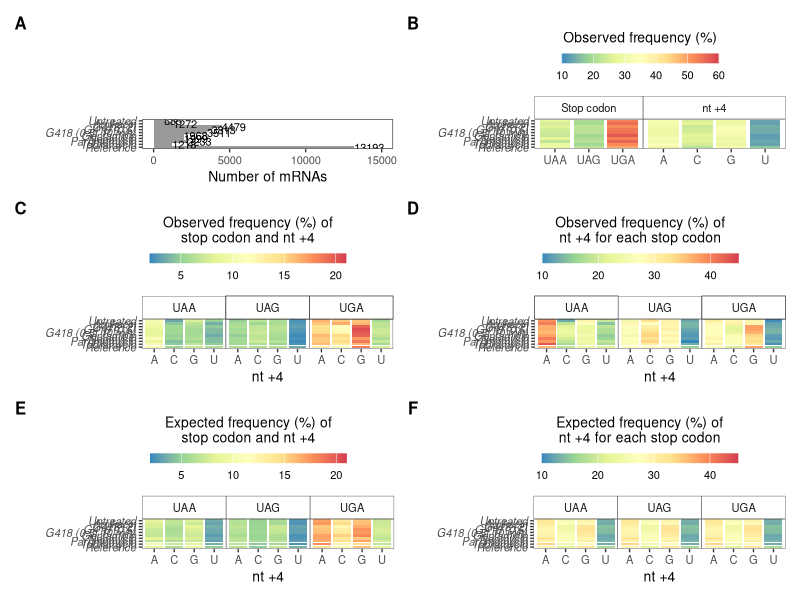

Write the R code that produced this figure.
# ----------------------------------------
# Figure S2
# ----------------------------------------

library(dplyr)
library(ggplot2)

stop4_chisq <- read.table("../Data/chisq_proportion_stop4.txt", header = TRUE)
stop4_chisq <- stop4_chisq %>% group_by(Sample, stop_codon) %>% mutate(total_by_stop = sum(observed_count))
stop4_chisq$expected_fraction_by_stop <- stop4_chisq$expected_count / stop4_chisq$total_by_stop
stop4_chisq$observed_fraction_by_stop <- stop4_chisq$observed_count / stop4_chisq$total_by_stop
stop4_chisq$Sample <- recode_factor(stop4_chisq$Sample, Untr = "Untreated", Amik = "Amikacin", 
                                    G418_2000 = "G418 (2)", G418_500 = "G418 (0.5)", G418_500_10min = "G418 (0.5, 10 min)",  
                                    Genta = "Gentamicin", Neo = "Neomycin", Parom = "Paromomycin", Tobra = "Tobramycin", 
                                    Reference = "Reference")

# Number of mRNAs in each group
dfn <- stop4_chisq %>% group_by(Sample) %>% summarise(n = sum(observed_count))
p_n <- ggplot(dfn, aes(x = n, y = Sample)) + 
  geom_col(fill = "#999999") + geom_text(aes(label = n), hjust = 0, size = 8/.pt) +
  scale_y_discrete(limits = rev(levels(stop4_chisq$Sample))) +
  coord_cartesian(xlim = c(0, 15000)) +
  xlab("Number of mRNAs") + ylab("") +
  theme_bw(base_size = 10) + 
  theme(panel.grid = element_blank(), axis.text.y = element_text(face = "italic"))

# Observed frequency of stop codon and nt +4 together
p_stop4_ob <- ggplot(stop4_chisq) +
  geom_tile(aes(x = nt_p04, y = Sample, fill = observed_fraction*100), height = 0.9, width = 0.9) +
  facet_grid(.~stop_codon) +
  scale_fill_distiller(name = "Observed frequency (%) of\nstop codon and nt +4", palette = "Spectral", limit = c(2, 21)) +
  scale_y_discrete(limits = rev(levels(stop4_chisq$Sample))) +
  xlab("nt +4") + ylab("") +
  theme_bw(base_size = 10) + 
  theme(panel.grid = element_blank(), panel.spacing = unit(0, "cm"), panel.border = element_rect(size = 0.25),
        legend.position = "top", legend.box = "horizontal", legend.title = element_text(hjust = 0.5, vjust = 1), legend.margin = margin(r = 1, unit = "cm"),
        axis.text.y = element_text(face = "italic"),
        strip.text.y = element_text(angle = 0), strip.background = element_rect(fill = "white", size = 0.25)) +
  guides(fill = guide_colourbar(order = 1, barwidth = unit(5, "cm"), barheight = unit(0.25, "cm"), 
                                title.position = "top"))

# Expected frequency of stop codon and nt +4 together
p_stop4_ex <- ggplot(stop4_chisq) +
  geom_tile(aes(x = nt_p04, y = Sample, fill = expected_fraction*100), height = 0.9, width = 0.9) +
  facet_grid(.~stop_codon) +
  scale_fill_distiller(name = "Expected frequency (%) of\nstop codon and nt +4", palette = "Spectral", limit = c(2, 21)) +
  scale_y_discrete(limits = rev(levels(stop4_chisq$Sample))) +
  xlab("nt +4") + ylab("") +
  theme_bw(base_size = 10) + 
  theme(panel.grid = element_blank(), panel.spacing = unit(0, "cm"), panel.border = element_rect(size = 0.25),
        legend.position = "top", legend.box = "horizontal", legend.title = element_text(hjust = 0.5, vjust = 1), legend.margin = margin(r = 1, unit = "cm"),
        axis.text.y = element_text(face = "italic"),
        strip.text.y = element_text(angle = 0), strip.background = element_rect(fill = "white", size = 0.25)) +
  guides(fill = guide_colourbar(order = 1, barwidth = unit(5, "cm"), barheight = unit(0.25, "cm"), 
                                title.position = "top"))

# Observed frequency of stop codon and nt +4, separately
df_stop <- stop4_chisq %>% group_by(Sample, stop_codon) %>% summarise(count = sum(observed_count))
df_stop <- df_stop %>% group_by(Sample) %>% mutate(fraction = count / sum(count))
colnames(df_stop)[2] <- "position"
df_stop$feature <- "Stop codon"
df_nt4 <- stop4_chisq %>% group_by(Sample, nt_p04) %>% summarise(count = sum(observed_count))
df_nt4 <- df_nt4 %>% group_by(Sample) %>% mutate(fraction = count / sum(count))
colnames(df_nt4)[2] <- "position"
df_nt4$feature <- "nt +4"
df <- rbind(df_stop, df_nt4)
df$feature <- factor(df$feature, levels = c("Stop codon", "nt +4"))

p_sep <- ggplot(df) +
  geom_tile(aes(x = position, y = Sample, fill = fraction*100), height = 0.9, width = 0.9) +
  facet_grid(.~feature, scales = "free_x", space = "free_x") +
  scale_fill_distiller(name = "Observed frequency (%)", palette = "Spectral", limit = c(10, 60)) +
  scale_y_discrete(limits = rev(levels(df_stop$Sample))) +
  xlab("") + ylab("") +
  theme_bw(base_size = 10) + 
  theme(panel.grid = element_blank(), panel.spacing = unit(0, "cm"), panel.border = element_rect(size = 0.25),
        legend.position = "top", legend.box = "horizontal", legend.title = element_text(hjust = 0.5, vjust = 1), legend.margin = margin(r = 1, unit = "cm"),
        axis.text.y = element_text(face = "italic"),
        strip.text.y = element_text(angle = 0), strip.background = element_rect(fill = "white", size = 0.25)) +
  guides(fill = guide_colourbar(order = 1, barwidth = unit(4, "cm"), barheight = unit(0.25, "cm"), 
                                title.position = "top"))

# Observed frequency, grouped by stop codon identity
p_ob <- ggplot(stop4_chisq) +
  geom_tile(aes(x = nt_p04, y = Sample, fill = observed_fraction_by_stop*100), height = 0.9, width = 0.9) +
  facet_grid(.~stop_codon) +
  scale_fill_distiller(name = "Observed frequency (%) of\nnt +4 for each stop codon", palette = "Spectral", limits = c(10, 45)) +
  scale_y_discrete(limits = rev(levels(stop4_chisq$Sample))) +
  xlab("nt +4") + ylab("") +
  theme_bw(base_size = 10) + 
  theme(panel.grid = element_blank(), panel.spacing = unit(0, "cm"), panel.border = element_rect(size = 0.25),
        legend.position = "top", legend.box = "horizontal", legend.title = element_text(hjust = 0.5, vjust = 1), legend.margin = margin(r = 1, unit = "cm"), legend.title.align = 0.5,
        axis.text.y = element_text(face = "italic"),
        strip.text.y = element_text(angle = 0), strip.background = element_rect(fill = "white", size = 0.25)) +
  guides(fill = guide_colourbar(order = 1, barwidth = unit(5, "cm"), barheight = unit(0.25, "cm"), 
                                title.position = "top"))

# Expected frequency, grouped by stop codon identity
p_ex <- ggplot(stop4_chisq) +
  geom_tile(aes(x = nt_p04, y = Sample, fill = expected_fraction_by_stop*100), height = 0.9, width = 0.9) +
  facet_grid(.~stop_codon) +
  scale_fill_distiller(name = "Expected frequency (%) of\nnt +4 for each stop codon", palette = "Spectral", limits = c(10, 45)) +
  scale_y_discrete(limits = rev(levels(stop4_chisq$Sample))) +
  xlab("nt +4") + ylab("") +
  theme_bw(base_size = 10) + 
  theme(panel.grid = element_blank(), panel.spacing = unit(0, "cm"), panel.border = element_rect(size = 0.25),
        legend.position = "top", legend.box = "horizontal", legend.title = element_text(hjust = 0.5, vjust = 1), legend.margin = margin(r = 1, unit = "cm"), 
        axis.text.y = element_text(face = "italic"),
        strip.text.y = element_text(angle = 0), strip.background = element_rect(fill = "white", size = 0.25)) +
  guides(fill = guide_colourbar(order = 1, barwidth = unit(5, "cm"), barheight = unit(0.25, "cm"), 
                                title.position = "top"))

library(patchwork)
p <- (p_n | p_sep) / (p_stop4_ob | p_ob) / (p_stop4_ex | p_ex) +
  plot_annotation(tag_levels = 'A') &
  theme(plot.tag = element_text(size = 12, face = "bold"), plot.tag.position = "topleft")

# Export plot
library(Cairo)
CairoFonts(
  regular = "Arial:style=Regular",
  bold = "Arial:style=Black",
  italic = "Arial:style=Italic",
  bolditalic = "Arial:style=Black Italic",
  symbol = "Symbol"
)
cairo_pdf(filename = "FigureS2.pdf", family = "Arial", width = 7.5, height = 9) 
p
dev.off()
